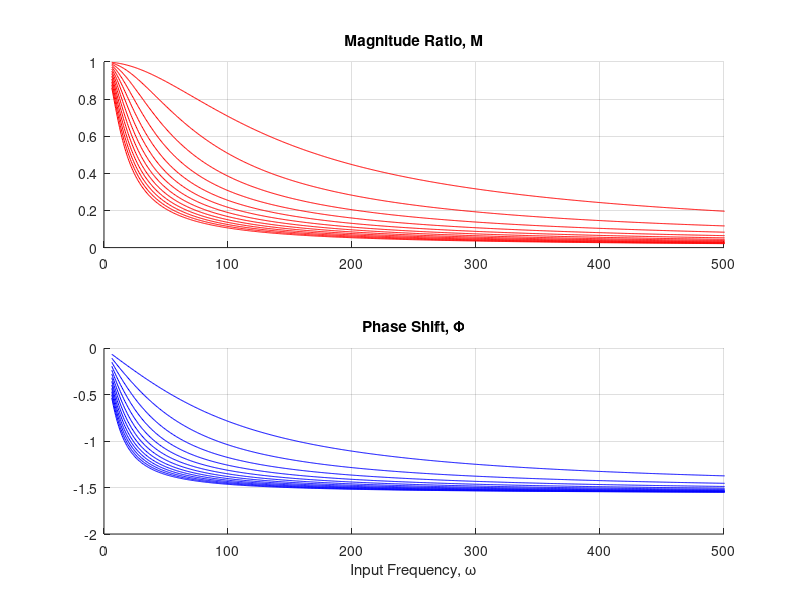

Source code (MATLAB):
% ME3050 - Spring 2020 Tennessee Technological University
% Tristan Hill - 04/19/2020
clear variables;clc;close all

% define the system parameters
% m=20;c=25;

% define the amplitude 
A=1;

%consider a range of time values
dt=0.01;tstop=50;
time=0:dt:tstop;

% consider a range of frequency values
fHz=1:.1:100;
omega=fHz*2*pi;


tau=.01:.007:0.10;
for k=1:length(tau)

% calculate the magnitude ratio
    M(k,:)=1./sqrt(1+omega.^2.*tau(k)^2);
    phi(k,:)=-atan(omega*tau(k));

end
%calculate the input and response curves
% fin=A*sin(omega*time);
% yout=M*A*sin(omega*time+phi);

% show the results in a figure
figure(1)

subplot(2,1,1);hold on
plot(omega,M,'r')
axis([0 500 0 1]);grid on
title('Magnitude Ratio, M')
subplot(2,1,2);hold on
plot(omega,phi,'b')
axis([0 500 -2.0 0]);grid on
title('Phase Shift, \Phi');
xlabel('Input Frequency, \omega')

% str=sprintf('First Order Frequency Response, A=%.1f, omega=%.1f',A,omega);
% title(str);xlabel('time(s)');ylabel('amplitude(?)')
% legend('Input f(t)','Output y(t)')
% axis([0 tstop -1.5 1.5]);grid on 